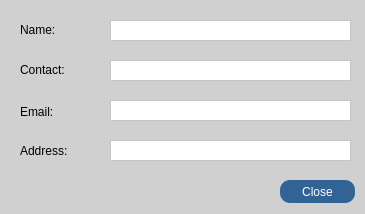
<?xml version="1.0" encoding="UTF-8"?>
<ui version="4.0">
 <class>view_dialog</class>
 <widget class="QDialog" name="view_dialog">
  <property name="geometry">
   <rect>
    <x>0</x>
    <y>0</y>
    <width>365</width>
    <height>214</height>
   </rect>
  </property>
  <property name="windowTitle">
   <string>View Contact</string>
  </property>
  <property name="styleSheet">
   <string notr="true">background-color: rgb(208, 208, 208);</string>
  </property>
  <widget class="QLabel" name="lbl_view_name">
   <property name="geometry">
    <rect>
     <x>20</x>
     <y>20</y>
     <width>47</width>
     <height>20</height>
    </rect>
   </property>
   <property name="styleSheet">
    <string notr="true">font: 75 10pt &quot;MS Shell Dlg 2&quot;;</string>
   </property>
   <property name="text">
    <string>Name:</string>
   </property>
  </widget>
  <widget class="QLabel" name="lbl_view_con">
   <property name="geometry">
    <rect>
     <x>20</x>
     <y>60</y>
     <width>47</width>
     <height>20</height>
    </rect>
   </property>
   <property name="styleSheet">
    <string notr="true">font: 75 10pt &quot;MS Shell Dlg 2&quot;;</string>
   </property>
   <property name="text">
    <string>Contact:</string>
   </property>
  </widget>
  <widget class="QLabel" name="lbl_view_email">
   <property name="geometry">
    <rect>
     <x>20</x>
     <y>101</y>
     <width>47</width>
     <height>21</height>
    </rect>
   </property>
   <property name="styleSheet">
    <string notr="true">font: 75 10pt &quot;MS Shell Dlg 2&quot;;</string>
   </property>
   <property name="text">
    <string>Email:</string>
   </property>
  </widget>
  <widget class="QLabel" name="lbl_view_add">
   <property name="geometry">
    <rect>
     <x>20</x>
     <y>141</y>
     <width>61</width>
     <height>20</height>
    </rect>
   </property>
   <property name="styleSheet">
    <string notr="true">font: 75 10pt &quot;MS Shell Dlg 2&quot;;</string>
   </property>
   <property name="text">
    <string>Address:</string>
   </property>
  </widget>
  <widget class="QLabel" name="view_add">
   <property name="enabled">
    <bool>false</bool>
   </property>
   <property name="geometry">
    <rect>
     <x>110</x>
     <y>140</y>
     <width>241</width>
     <height>21</height>
    </rect>
   </property>
   <property name="styleSheet">
    <string notr="true">background-color: rgb(255, 255, 255);
color: rgb(0, 0, 0);</string>
   </property>
   <property name="frameShape">
    <enum>QFrame::StyledPanel</enum>
   </property>
   <property name="text">
    <string/>
   </property>
   <property name="textInteractionFlags">
    <set>Qt::NoTextInteraction</set>
   </property>
  </widget>
  <widget class="QLabel" name="view_email">
   <property name="enabled">
    <bool>false</bool>
   </property>
   <property name="geometry">
    <rect>
     <x>110</x>
     <y>100</y>
     <width>241</width>
     <height>21</height>
    </rect>
   </property>
   <property name="styleSheet">
    <string notr="true">background-color: rgb(255, 255, 255);
color: rgb(0, 0, 0);</string>
   </property>
   <property name="frameShape">
    <enum>QFrame::StyledPanel</enum>
   </property>
   <property name="text">
    <string/>
   </property>
   <property name="textInteractionFlags">
    <set>Qt::NoTextInteraction</set>
   </property>
  </widget>
  <widget class="QLabel" name="view_contact">
   <property name="enabled">
    <bool>false</bool>
   </property>
   <property name="geometry">
    <rect>
     <x>110</x>
     <y>60</y>
     <width>241</width>
     <height>21</height>
    </rect>
   </property>
   <property name="styleSheet">
    <string notr="true">background-color: rgb(255, 255, 255);
color: rgb(0, 0, 0);</string>
   </property>
   <property name="frameShape">
    <enum>QFrame::StyledPanel</enum>
   </property>
   <property name="text">
    <string/>
   </property>
   <property name="textInteractionFlags">
    <set>Qt::NoTextInteraction</set>
   </property>
  </widget>
  <widget class="QLabel" name="view_name">
   <property name="enabled">
    <bool>false</bool>
   </property>
   <property name="geometry">
    <rect>
     <x>110</x>
     <y>20</y>
     <width>241</width>
     <height>21</height>
    </rect>
   </property>
   <property name="styleSheet">
    <string notr="true">background-color: rgb(255, 255, 255);
color: rgb(0, 0, 0);</string>
   </property>
   <property name="frameShape">
    <enum>QFrame::StyledPanel</enum>
   </property>
   <property name="text">
    <string/>
   </property>
   <property name="textInteractionFlags">
    <set>Qt::NoTextInteraction</set>
   </property>
  </widget>
  <widget class="QPushButton" name="close_btn">
   <property name="geometry">
    <rect>
     <x>280</x>
     <y>180</y>
     <width>75</width>
     <height>23</height>
    </rect>
   </property>
   <property name="styleSheet">
    <string notr="true">color: rgb(255, 255, 255);
background-color: rgb(49, 99, 149);
font: 75 10pt &quot;Quicksand&quot;;border-radius:10px;</string>
   </property>
   <property name="text">
    <string>Close</string>
   </property>
  </widget>
 </widget>
 <resources/>
 <connections/>
</ui>
